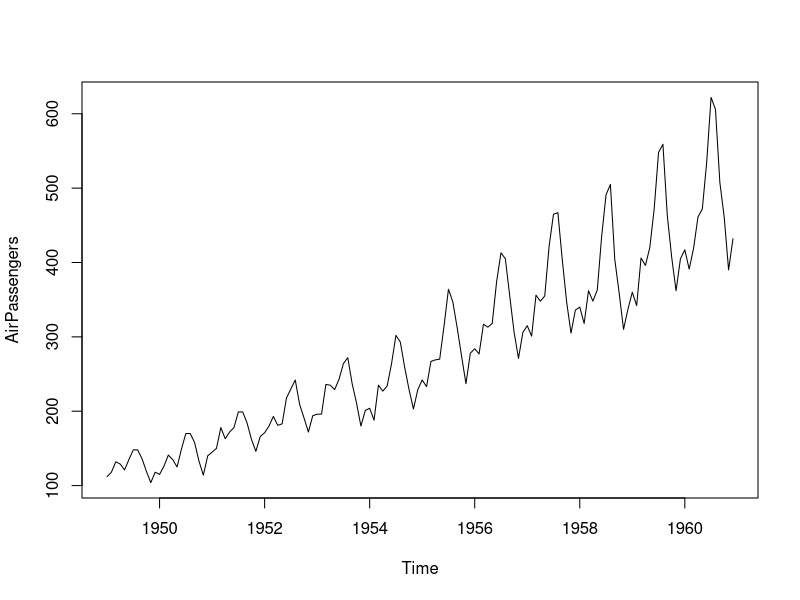
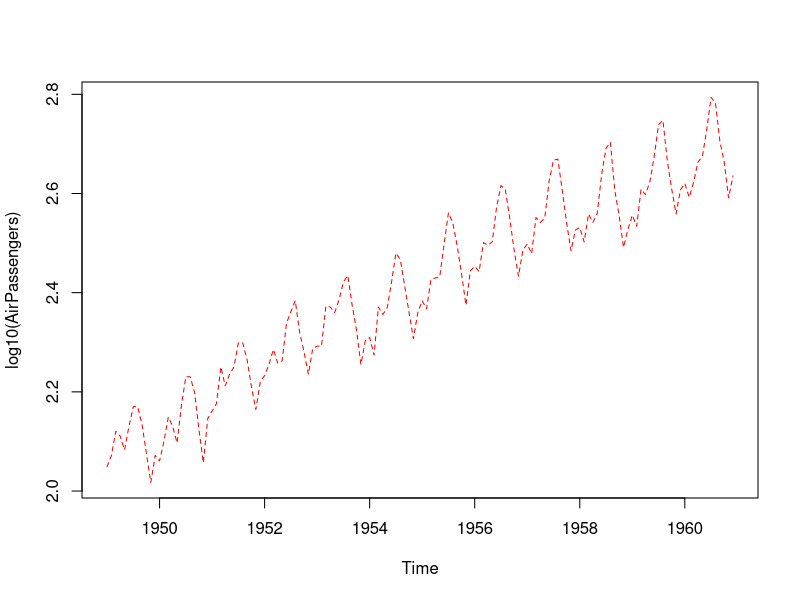
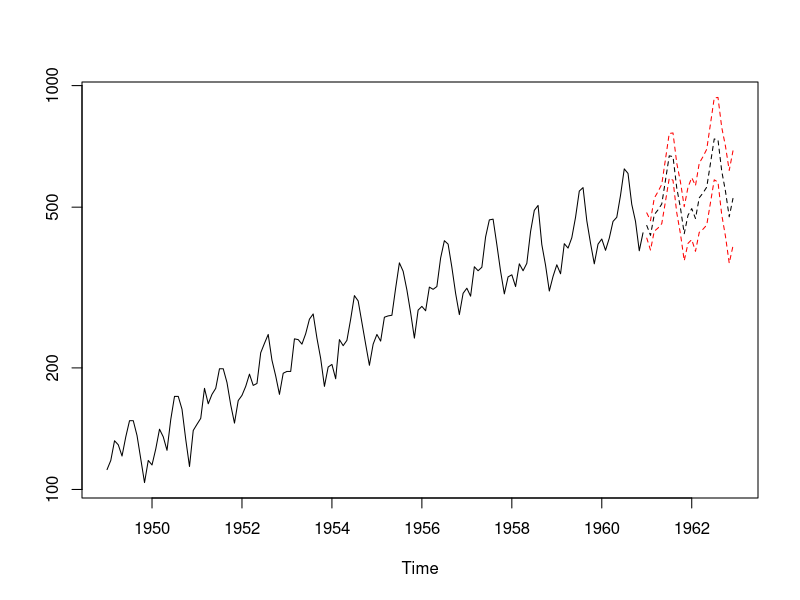
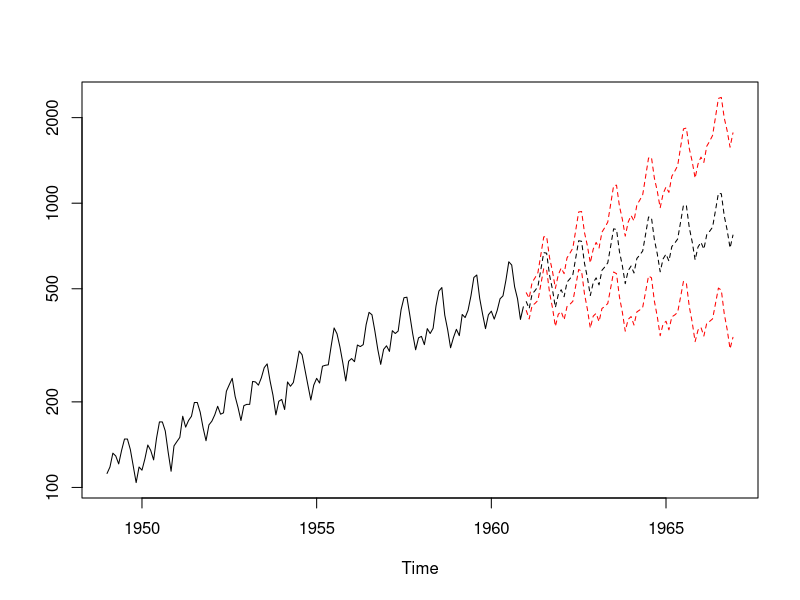

These figures' R source, in order:
## ---- chunk 1
data('AirPassengers')
plot(AirPassengers)
## ---- chunk 2
data('AirPassengers')
plot(log10(AirPassengers), lty='dashed', col='red')
## ---- chunk 3
(fit <- arima(log10(AirPassengers), c(0, 1, 1),
              seasonal = list(order = c(0, 1, 1), period = 12)))
update(fit, method = "CSS")
update(fit, x = window(log10(AirPassengers), start = 1954))
pred <- predict(fit, n.ahead = 24)
tl <- pred$pred - 1.96 * pred$se
tu <- pred$pred + 1.96 * pred$se
ts.plot(AirPassengers, 10^pred$pred, 10^tl, 10^tu, log = "y", lty = c(1, 2, 2, 2), col=c('black', 'black', 'red', 'red'))
## ---- chunk 4
(fit <- arima(log10(AirPassengers), c(0, 1, 1),
              seasonal = list(order = c(0, 1, 1), period = 12)))
update(fit, method = "CSS")
update(fit, x = window(log10(AirPassengers), start = 1954))
pred <- predict(fit, n.ahead = 72)
tl <- pred$pred - 1.96 * pred$se
tu <- pred$pred + 1.96 * pred$se
ts.plot(AirPassengers, 10^pred$pred, 10^tl, 10^tu, log = "y", lty = c(1, 2, 2, 2), col=c('black', 'black', 'red', 'red'))
